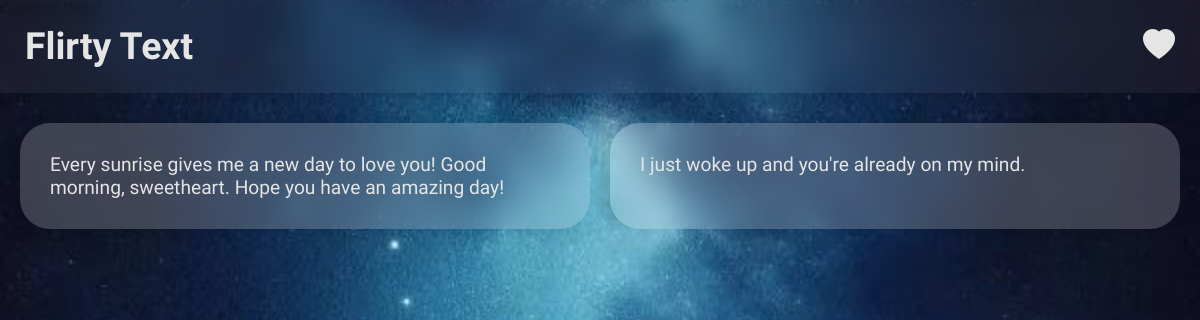
Screenshot of /category-quote/2/ with the database file from the repository.
### main/models.py (models this page shows, shortened)
class Quote(models.Model):
    category:Category = models.ForeignKey(Category,on_delete=models.CASCADE)
    quote:str = models.TextField()
    favorite:bool = models.BooleanField(default=False)

### main/views.py (the view)
# urls.py: path("category-quote/<int:cat_id>/",views.cat_detail,name="cat_detail"),
def cat_detail(request:HttpRequest,cat_id:int) -> HttpResponse:
    quotes:Quote = Quote.objects.filter(category_id=cat_id)
    return render(request,"cat_detail.html",{"quotes":quotes})

### templates/cat_detail.html
{% extends "base.html" %} {% block title %} Category Detail {% endblock %}
{%block content %}
<main>
  <div class="container">
    {% for quote in quotes %}
    <div class="quote">
      <p class="quote-p" data-id="{{ quote.id }}">{{ quote.quote }}</p>
    </div>
    {% endfor %}
  </div>
</main>
{% endblock %}

### static/css/style.css (style rules this page uses)
* { padding: 0; margin: 0; box-sizing: border-box; }
body { background-image: url("../images/background.jpg"); object-fit: cover; background-size: cover; background-position: center; min-height: 100vh; }
@media (min-width: 800px) { .container { margin: 0 auto; display: grid; grid-gap: 20px; grid-template-columns: repeat(auto-fit, minmax(450px, 1fr)); } }

### rows the page displays
Quote: quote "Every sunrise gives me a new day to love you! Good morning, sweetheart. Hope you have an amazing day!"
Quote: quote "I just woke up and you're already on my mind."
